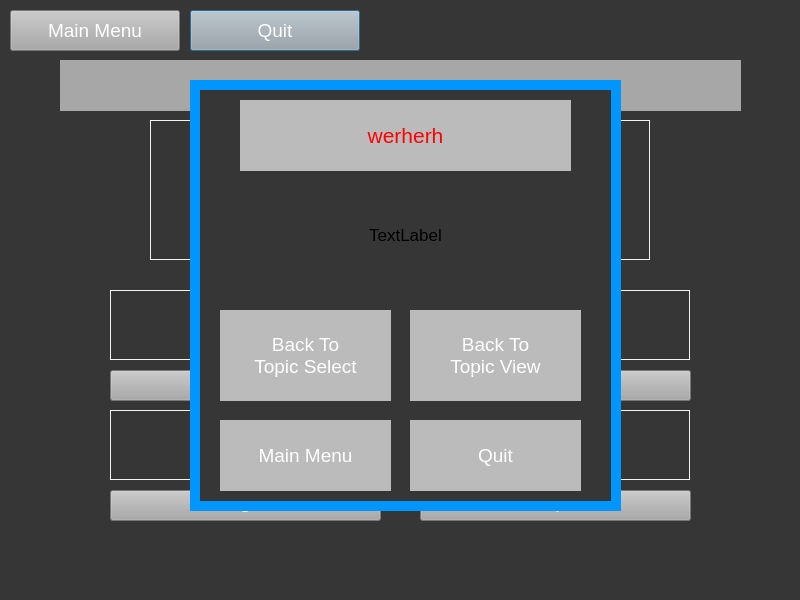
<?xml version="1.0" encoding="UTF-8"?>
<ui version="4.0">
 <class>queswin</class>
 <widget class="QDialog" name="queswin">
  <property name="geometry">
   <rect>
    <x>0</x>
    <y>0</y>
    <width>800</width>
    <height>600</height>
   </rect>
  </property>
  <property name="palette">
   <palette>
    <active>
     <colorrole role="Button">
      <brush brushstyle="SolidPattern">
       <color alpha="255">
        <red>54</red>
        <green>54</green>
        <blue>54</blue>
       </color>
      </brush>
     </colorrole>
     <colorrole role="Base">
      <brush brushstyle="SolidPattern">
       <color alpha="255">
        <red>54</red>
        <green>54</green>
        <blue>54</blue>
       </color>
      </brush>
     </colorrole>
     <colorrole role="Window">
      <brush brushstyle="SolidPattern">
       <color alpha="255">
        <red>54</red>
        <green>54</green>
        <blue>54</blue>
       </color>
      </brush>
     </colorrole>
    </active>
    <inactive>
     <colorrole role="Button">
      <brush brushstyle="SolidPattern">
       <color alpha="255">
        <red>54</red>
        <green>54</green>
        <blue>54</blue>
       </color>
      </brush>
     </colorrole>
     <colorrole role="Base">
      <brush brushstyle="SolidPattern">
       <color alpha="255">
        <red>54</red>
        <green>54</green>
        <blue>54</blue>
       </color>
      </brush>
     </colorrole>
     <colorrole role="Window">
      <brush brushstyle="SolidPattern">
       <color alpha="255">
        <red>54</red>
        <green>54</green>
        <blue>54</blue>
       </color>
      </brush>
     </colorrole>
    </inactive>
    <disabled>
     <colorrole role="Button">
      <brush brushstyle="SolidPattern">
       <color alpha="255">
        <red>54</red>
        <green>54</green>
        <blue>54</blue>
       </color>
      </brush>
     </colorrole>
     <colorrole role="Base">
      <brush brushstyle="SolidPattern">
       <color alpha="255">
        <red>54</red>
        <green>54</green>
        <blue>54</blue>
       </color>
      </brush>
     </colorrole>
     <colorrole role="Window">
      <brush brushstyle="SolidPattern">
       <color alpha="255">
        <red>54</red>
        <green>54</green>
        <blue>54</blue>
       </color>
      </brush>
     </colorrole>
    </disabled>
   </palette>
  </property>
  <property name="windowTitle">
   <string>StudyCS.exe</string>
  </property>
  <property name="styleSheet">
   <string notr="true">background-color: rgb(54, 54, 54);</string>
  </property>
  <widget class="QLabel" name="ans1">
   <property name="geometry">
    <rect>
     <x>110</x>
     <y>290</y>
     <width>270</width>
     <height>70</height>
    </rect>
   </property>
   <property name="styleSheet">
    <string notr="true">font-size:10pt; color:rgb(243, 243, 243)</string>
   </property>
   <property name="frameShape">
    <enum>QFrame::Box</enum>
   </property>
   <property name="text">
    <string/>
   </property>
   <property name="textFormat">
    <enum>Qt::MarkdownText</enum>
   </property>
   <property name="alignment">
    <set>Qt::AlignLeading|Qt::AlignLeft|Qt::AlignTop</set>
   </property>
  </widget>
  <widget class="QLabel" name="question">
   <property name="geometry">
    <rect>
     <x>150</x>
     <y>120</y>
     <width>500</width>
     <height>140</height>
    </rect>
   </property>
   <property name="palette">
    <palette>
     <active>
      <colorrole role="WindowText">
       <brush brushstyle="SolidPattern">
        <color alpha="255">
         <red>243</red>
         <green>243</green>
         <blue>243</blue>
        </color>
       </brush>
      </colorrole>
      <colorrole role="Button">
       <brush brushstyle="SolidPattern">
        <color alpha="255">
         <red>54</red>
         <green>54</green>
         <blue>54</blue>
        </color>
       </brush>
      </colorrole>
      <colorrole role="Light">
       <brush brushstyle="SolidPattern">
        <color alpha="255">
         <red>255</red>
         <green>255</green>
         <blue>255</blue>
        </color>
       </brush>
      </colorrole>
      <colorrole role="Midlight">
       <brush brushstyle="SolidPattern">
        <color alpha="255">
         <red>255</red>
         <green>255</green>
         <blue>255</blue>
        </color>
       </brush>
      </colorrole>
      <colorrole role="Dark">
       <brush brushstyle="SolidPattern">
        <color alpha="255">
         <red>127</red>
         <green>127</green>
         <blue>127</blue>
        </color>
       </brush>
      </colorrole>
      <colorrole role="Mid">
       <brush brushstyle="SolidPattern">
        <color alpha="255">
         <red>170</red>
         <green>170</green>
         <blue>170</blue>
        </color>
       </brush>
      </colorrole>
      <colorrole role="Text">
       <brush brushstyle="SolidPattern">
        <color alpha="255">
         <red>243</red>
         <green>243</green>
         <blue>243</blue>
        </color>
       </brush>
      </colorrole>
      <colorrole role="BrightText">
       <brush brushstyle="SolidPattern">
        <color alpha="255">
         <red>255</red>
         <green>255</green>
         <blue>255</blue>
        </color>
       </brush>
      </colorrole>
      <colorrole role="ButtonText">
       <brush brushstyle="SolidPattern">
        <color alpha="255">
         <red>243</red>
         <green>243</green>
         <blue>243</blue>
        </color>
       </brush>
      </colorrole>
      <colorrole role="Base">
       <brush brushstyle="SolidPattern">
        <color alpha="255">
         <red>54</red>
         <green>54</green>
         <blue>54</blue>
        </color>
       </brush>
      </colorrole>
      <colorrole role="Window">
       <brush brushstyle="SolidPattern">
        <color alpha="255">
         <red>54</red>
         <green>54</green>
         <blue>54</blue>
        </color>
       </brush>
      </colorrole>
      <colorrole role="Shadow">
       <brush brushstyle="SolidPattern">
        <color alpha="255">
         <red>0</red>
         <green>0</green>
         <blue>0</blue>
        </color>
       </brush>
      </colorrole>
      <colorrole role="AlternateBase">
       <brush brushstyle="SolidPattern">
        <color alpha="255">
         <red>255</red>
         <green>255</green>
         <blue>255</blue>
        </color>
       </brush>
      </colorrole>
      <colorrole role="ToolTipBase">
       <brush brushstyle="SolidPattern">
        <color alpha="255">
         <red>255</red>
         <green>255</green>
         <blue>220</blue>
        </color>
       </brush>
      </colorrole>
      <colorrole role="ToolTipText">
       <brush brushstyle="SolidPattern">
        <color alpha="255">
         <red>0</red>
         <green>0</green>
         <blue>0</blue>
        </color>
       </brush>
      </colorrole>
      <colorrole role="PlaceholderText">
       <brush brushstyle="SolidPattern">
        <color alpha="128">
         <red>0</red>
         <green>0</green>
         <blue>0</blue>
        </color>
       </brush>
      </colorrole>
     </active>
     <inactive>
      <colorrole role="WindowText">
       <brush brushstyle="SolidPattern">
        <color alpha="255">
         <red>243</red>
         <green>243</green>
         <blue>243</blue>
        </color>
       </brush>
      </colorrole>
      <colorrole role="Button">
       <brush brushstyle="SolidPattern">
        <color alpha="255">
         <red>54</red>
         <green>54</green>
         <blue>54</blue>
        </color>
       </brush>
      </colorrole>
      <colorrole role="Light">
       <brush brushstyle="SolidPattern">
        <color alpha="255">
         <red>255</red>
         <green>255</green>
         <blue>255</blue>
        </color>
       </brush>
      </colorrole>
      <colorrole role="Midlight">
       <brush brushstyle="SolidPattern">
        <color alpha="255">
         <red>255</red>
         <green>255</green>
         <blue>255</blue>
        </color>
       </brush>
      </colorrole>
      <colorrole role="Dark">
       <brush brushstyle="SolidPattern">
        <color alpha="255">
         <red>127</red>
         <green>127</green>
         <blue>127</blue>
        </color>
       </brush>
      </colorrole>
      <colorrole role="Mid">
       <brush brushstyle="SolidPattern">
        <color alpha="255">
         <red>170</red>
         <green>170</green>
         <blue>170</blue>
        </color>
       </brush>
      </colorrole>
      <colorrole role="Text">
       <brush brushstyle="SolidPattern">
        <color alpha="255">
         <red>243</red>
         <green>243</green>
         <blue>243</blue>
        </color>
       </brush>
      </colorrole>
      <colorrole role="BrightText">
       <brush brushstyle="SolidPattern">
        <color alpha="255">
         <red>255</red>
         <green>255</green>
         <blue>255</blue>
        </color>
       </brush>
      </colorrole>
      <colorrole role="ButtonText">
       <brush brushstyle="SolidPattern">
        <color alpha="255">
         <red>243</red>
         <green>243</green>
         <blue>243</blue>
        </color>
       </brush>
      </colorrole>
      <colorrole role="Base">
       <brush brushstyle="SolidPattern">
        <color alpha="255">
         <red>54</red>
         <green>54</green>
         <blue>54</blue>
        </color>
       </brush>
      </colorrole>
      <colorrole role="Window">
       <brush brushstyle="SolidPattern">
        <color alpha="255">
         <red>54</red>
         <green>54</green>
         <blue>54</blue>
        </color>
       </brush>
      </colorrole>
      <colorrole role="Shadow">
       <brush brushstyle="SolidPattern">
        <color alpha="255">
         <red>0</red>
         <green>0</green>
         <blue>0</blue>
        </color>
       </brush>
      </colorrole>
      <colorrole role="AlternateBase">
       <brush brushstyle="SolidPattern">
        <color alpha="255">
         <red>255</red>
         <green>255</green>
         <blue>255</blue>
        </color>
       </brush>
      </colorrole>
      <colorrole role="ToolTipBase">
       <brush brushstyle="SolidPattern">
        <color alpha="255">
         <red>255</red>
         <green>255</green>
         <blue>220</blue>
        </color>
       </brush>
      </colorrole>
      <colorrole role="ToolTipText">
       <brush brushstyle="SolidPattern">
        <color alpha="255">
         <red>0</red>
         <green>0</green>
         <blue>0</blue>
        </color>
       </brush>
      </colorrole>
      <colorrole role="PlaceholderText">
       <brush brushstyle="SolidPattern">
        <color alpha="128">
         <red>0</red>
         <green>0</green>
         <blue>0</blue>
        </color>
       </brush>
      </colorrole>
     </inactive>
     <disabled>
      <colorrole role="WindowText">
       <brush brushstyle="SolidPattern">
        <color alpha="255">
         <red>243</red>
         <green>243</green>
         <blue>243</blue>
        </color>
       </brush>
      </colorrole>
      <colorrole role="Button">
       <brush brushstyle="SolidPattern">
        <color alpha="255">
         <red>54</red>
         <green>54</green>
         <blue>54</blue>
        </color>
       </brush>
      </colorrole>
      <colorrole role="Light">
       <brush brushstyle="SolidPattern">
        <color alpha="255">
         <red>255</red>
         <green>255</green>
         <blue>255</blue>
        </color>
       </brush>
      </colorrole>
      <colorrole role="Midlight">
       <brush brushstyle="SolidPattern">
        <color alpha="255">
         <red>255</red>
         <green>255</green>
         <blue>255</blue>
        </color>
       </brush>
      </colorrole>
      <colorrole role="Dark">
       <brush brushstyle="SolidPattern">
        <color alpha="255">
         <red>127</red>
         <green>127</green>
         <blue>127</blue>
        </color>
       </brush>
      </colorrole>
      <colorrole role="Mid">
       <brush brushstyle="SolidPattern">
        <color alpha="255">
         <red>170</red>
         <green>170</green>
         <blue>170</blue>
        </color>
       </brush>
      </colorrole>
      <colorrole role="Text">
       <brush brushstyle="SolidPattern">
        <color alpha="255">
         <red>243</red>
         <green>243</green>
         <blue>243</blue>
        </color>
       </brush>
      </colorrole>
      <colorrole role="BrightText">
       <brush brushstyle="SolidPattern">
        <color alpha="255">
         <red>255</red>
         <green>255</green>
         <blue>255</blue>
        </color>
       </brush>
      </colorrole>
      <colorrole role="ButtonText">
       <brush brushstyle="SolidPattern">
        <color alpha="255">
         <red>243</red>
         <green>243</green>
         <blue>243</blue>
        </color>
       </brush>
      </colorrole>
      <colorrole role="Base">
       <brush brushstyle="SolidPattern">
        <color alpha="255">
         <red>54</red>
         <green>54</green>
         <blue>54</blue>
        </color>
       </brush>
      </colorrole>
      <colorrole role="Window">
       <brush brushstyle="SolidPattern">
        <color alpha="255">
         <red>54</red>
         <green>54</green>
         <blue>54</blue>
        </color>
       </brush>
      </colorrole>
      <colorrole role="Shadow">
       <brush brushstyle="SolidPattern">
        <color alpha="255">
         <red>0</red>
         <green>0</green>
         <blue>0</blue>
        </color>
       </brush>
      </colorrole>
      <colorrole role="AlternateBase">
       <brush brushstyle="SolidPattern">
        <color alpha="255">
         <red>255</red>
         <green>255</green>
         <blue>255</blue>
        </color>
       </brush>
      </colorrole>
      <colorrole role="ToolTipBase">
       <brush brushstyle="SolidPattern">
        <color alpha="255">
         <red>255</red>
         <green>255</green>
         <blue>220</blue>
        </color>
       </brush>
      </colorrole>
      <colorrole role="ToolTipText">
       <brush brushstyle="SolidPattern">
        <color alpha="255">
         <red>0</red>
         <green>0</green>
         <blue>0</blue>
        </color>
       </brush>
      </colorrole>
      <colorrole role="PlaceholderText">
       <brush brushstyle="SolidPattern">
        <color alpha="128">
         <red>0</red>
         <green>0</green>
         <blue>0</blue>
        </color>
       </brush>
      </colorrole>
     </disabled>
    </palette>
   </property>
   <property name="layoutDirection">
    <enum>Qt::LeftToRight</enum>
   </property>
   <property name="autoFillBackground">
    <bool>false</bool>
   </property>
   <property name="styleSheet">
    <string notr="true">font-size:10pt; color:rgb(243, 243, 243)</string>
   </property>
   <property name="frameShape">
    <enum>QFrame::Box</enum>
   </property>
   <property name="frameShadow">
    <enum>QFrame::Plain</enum>
   </property>
   <property name="lineWidth">
    <number>1</number>
   </property>
   <property name="text">
    <string/>
   </property>
   <property name="textFormat">
    <enum>Qt::RichText</enum>
   </property>
   <property name="alignment">
    <set>Qt::AlignCenter</set>
   </property>
   <property name="wordWrap">
    <bool>true</bool>
   </property>
  </widget>
  <widget class="QLabel" name="ans3">
   <property name="geometry">
    <rect>
     <x>110</x>
     <y>410</y>
     <width>270</width>
     <height>70</height>
    </rect>
   </property>
   <property name="styleSheet">
    <string notr="true">font-size:10pt; color:rgb(243, 243, 243)</string>
   </property>
   <property name="frameShape">
    <enum>QFrame::Box</enum>
   </property>
   <property name="text">
    <string/>
   </property>
   <property name="alignment">
    <set>Qt::AlignLeading|Qt::AlignLeft|Qt::AlignTop</set>
   </property>
  </widget>
  <widget class="QLabel" name="ans4">
   <property name="geometry">
    <rect>
     <x>420</x>
     <y>410</y>
     <width>270</width>
     <height>70</height>
    </rect>
   </property>
   <property name="styleSheet">
    <string notr="true">font-size:10pt; color:rgb(243, 243, 243)</string>
   </property>
   <property name="frameShape">
    <enum>QFrame::Box</enum>
   </property>
   <property name="text">
    <string/>
   </property>
   <property name="alignment">
    <set>Qt::AlignLeading|Qt::AlignLeft|Qt::AlignTop</set>
   </property>
  </widget>
  <widget class="QLabel" name="ans2">
   <property name="geometry">
    <rect>
     <x>420</x>
     <y>290</y>
     <width>270</width>
     <height>70</height>
    </rect>
   </property>
   <property name="styleSheet">
    <string notr="true">font-size:10pt; color:rgb(243, 243, 243)</string>
   </property>
   <property name="frameShape">
    <enum>QFrame::Box</enum>
   </property>
   <property name="text">
    <string/>
   </property>
   <property name="alignment">
    <set>Qt::AlignLeading|Qt::AlignLeft|Qt::AlignTop</set>
   </property>
  </widget>
  <widget class="QPushButton" name="quit">
   <property name="geometry">
    <rect>
     <x>190</x>
     <y>10</y>
     <width>170</width>
     <height>41</height>
    </rect>
   </property>
   <property name="styleSheet">
    <string notr="true">background-color: rgb(167, 168, 167); font-size:14pt; color:rgb(255, 255, 255)</string>
   </property>
   <property name="text">
    <string>Quit</string>
   </property>
  </widget>
  <widget class="QPushButton" name="b2main">
   <property name="geometry">
    <rect>
     <x>10</x>
     <y>10</y>
     <width>170</width>
     <height>41</height>
    </rect>
   </property>
   <property name="styleSheet">
    <string notr="true">background-color: rgb(167, 168, 167); font-size:14pt; color:rgb(255, 255, 255)</string>
   </property>
   <property name="text">
    <string>Main Menu</string>
   </property>
  </widget>
  <widget class="QPushButton" name="ans1b">
   <property name="geometry">
    <rect>
     <x>110</x>
     <y>370</y>
     <width>271</width>
     <height>31</height>
    </rect>
   </property>
   <property name="styleSheet">
    <string notr="true">background-color: rgb(167, 168, 167); font-size:14pt; color:rgb(255, 255, 255)</string>
   </property>
   <property name="text">
    <string>1</string>
   </property>
  </widget>
  <widget class="QPushButton" name="ans2b">
   <property name="geometry">
    <rect>
     <x>420</x>
     <y>370</y>
     <width>271</width>
     <height>31</height>
    </rect>
   </property>
   <property name="styleSheet">
    <string notr="true">background-color: rgb(167, 168, 167); font-size:14pt; color:rgb(255, 255, 255)</string>
   </property>
   <property name="text">
    <string>2</string>
   </property>
  </widget>
  <widget class="QPushButton" name="ans3b">
   <property name="geometry">
    <rect>
     <x>110</x>
     <y>490</y>
     <width>271</width>
     <height>31</height>
    </rect>
   </property>
   <property name="styleSheet">
    <string notr="true">background-color: rgb(167, 168, 167); font-size:14pt; color:rgb(255, 255, 255)</string>
   </property>
   <property name="text">
    <string>3</string>
   </property>
  </widget>
  <widget class="QPushButton" name="ans4b">
   <property name="geometry">
    <rect>
     <x>420</x>
     <y>490</y>
     <width>271</width>
     <height>31</height>
    </rect>
   </property>
   <property name="styleSheet">
    <string notr="true">background-color: rgb(167, 168, 167); font-size:14pt; color:rgb(255, 255, 255)</string>
   </property>
   <property name="text">
    <string>4</string>
   </property>
  </widget>
  <widget class="QLabel" name="title">
   <property name="geometry">
    <rect>
     <x>60</x>
     <y>60</y>
     <width>681</width>
     <height>51</height>
    </rect>
   </property>
   <property name="font">
    <font>
     <pointsize>14</pointsize>
    </font>
   </property>
   <property name="styleSheet">
    <string notr="true">background-color: rgb(167, 167, 167); font-size:14pt; color:rgb(255, 255, 255)</string>
   </property>
   <property name="text">
    <string/>
   </property>
   <property name="alignment">
    <set>Qt::AlignCenter</set>
   </property>
  </widget>
  <widget class="QWidget" name="endtest" native="true">
   <property name="geometry">
    <rect>
     <x>190</x>
     <y>80</y>
     <width>431</width>
     <height>431</height>
    </rect>
   </property>
   <property name="styleSheet">
    <string notr="true">background-color: rgb(54,54,54); border:10px solid rgb(0, 150, 255)</string>
   </property>
   <widget class="QLabel" name="title_2">
    <property name="geometry">
     <rect>
      <x>50</x>
      <y>20</y>
      <width>331</width>
      <height>71</height>
     </rect>
    </property>
    <property name="font">
     <font>
      <pointsize>16</pointsize>
     </font>
    </property>
    <property name="styleSheet">
     <string notr="true">background-color: rgb(187,187,187); border:1px solid rgb(187, 187, 187);font-size:16pt; color:rgb(255, 0, 0)</string>
    </property>
    <property name="text">
     <string>werherh</string>
    </property>
    <property name="alignment">
     <set>Qt::AlignCenter</set>
    </property>
   </widget>
   <widget class="QPushButton" name="b2main_2">
    <property name="geometry">
     <rect>
      <x>30</x>
      <y>340</y>
      <width>171</width>
      <height>71</height>
     </rect>
    </property>
    <property name="styleSheet">
     <string notr="true">background-color: rgb(187,187,187); border:1px solid rgb(187, 187, 187);font-size:14pt; color:rgb(255, 255, 255)</string>
    </property>
    <property name="text">
     <string>Main Menu</string>
    </property>
   </widget>
   <widget class="QPushButton" name="quit_2">
    <property name="geometry">
     <rect>
      <x>220</x>
      <y>340</y>
      <width>171</width>
      <height>71</height>
     </rect>
    </property>
    <property name="styleSheet">
     <string notr="true">background-color: rgb(187,187,187); border:1px solid rgb(187, 187, 187);font-size:14pt; color:rgb(255, 255, 255)</string>
    </property>
    <property name="text">
     <string>Quit</string>
    </property>
   </widget>
   <widget class="QPushButton" name="b2topiclist">
    <property name="geometry">
     <rect>
      <x>30</x>
      <y>230</y>
      <width>171</width>
      <height>91</height>
     </rect>
    </property>
    <property name="styleSheet">
     <string notr="true">background-color: rgb(187,187,187); border:1px solid rgb(187, 187, 187);font-size:14pt; color:rgb(255, 255, 255)</string>
    </property>
    <property name="text">
     <string>Back To
Topic Select</string>
    </property>
   </widget>
   <widget class="QPushButton" name="b2topic">
    <property name="geometry">
     <rect>
      <x>220</x>
      <y>230</y>
      <width>171</width>
      <height>91</height>
     </rect>
    </property>
    <property name="font">
     <font>
      <pointsize>14</pointsize>
     </font>
    </property>
    <property name="layoutDirection">
     <enum>Qt::LeftToRight</enum>
    </property>
    <property name="styleSheet">
     <string notr="true">background-color: rgb(187,187,187); border:1px solid rgb(187, 187, 187);font-size:14pt; color:rgb(255, 255, 255)</string>
    </property>
    <property name="text">
     <string>Back To
Topic View</string>
    </property>
   </widget>
   <widget class="QLabel" name="message">
    <property name="geometry">
     <rect>
      <x>50</x>
      <y>100</y>
      <width>331</width>
      <height>111</height>
     </rect>
    </property>
    <property name="font">
     <font>
      <pointsize>13</pointsize>
     </font>
    </property>
    <property name="styleSheet">
     <string notr="true">background-color: rgb(54,54,54); border:1px solid rgb(54, 54, 54)</string>
    </property>
    <property name="text">
     <string>TextLabel</string>
    </property>
    <property name="textFormat">
     <enum>Qt::RichText</enum>
    </property>
    <property name="alignment">
     <set>Qt::AlignCenter</set>
    </property>
    <property name="wordWrap">
     <bool>true</bool>
    </property>
   </widget>
  </widget>
 </widget>
 <resources/>
 <connections/>
</ui>
